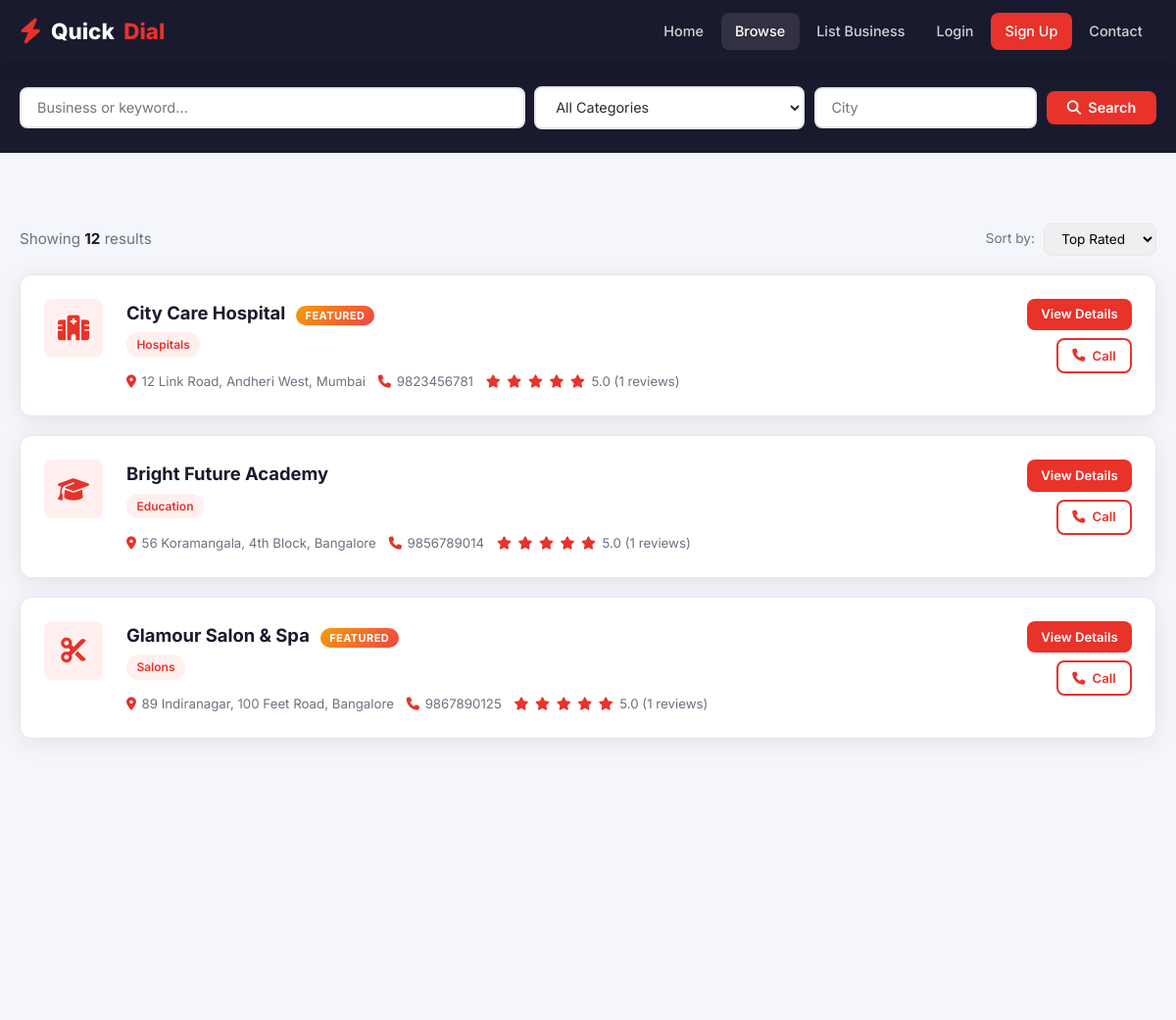
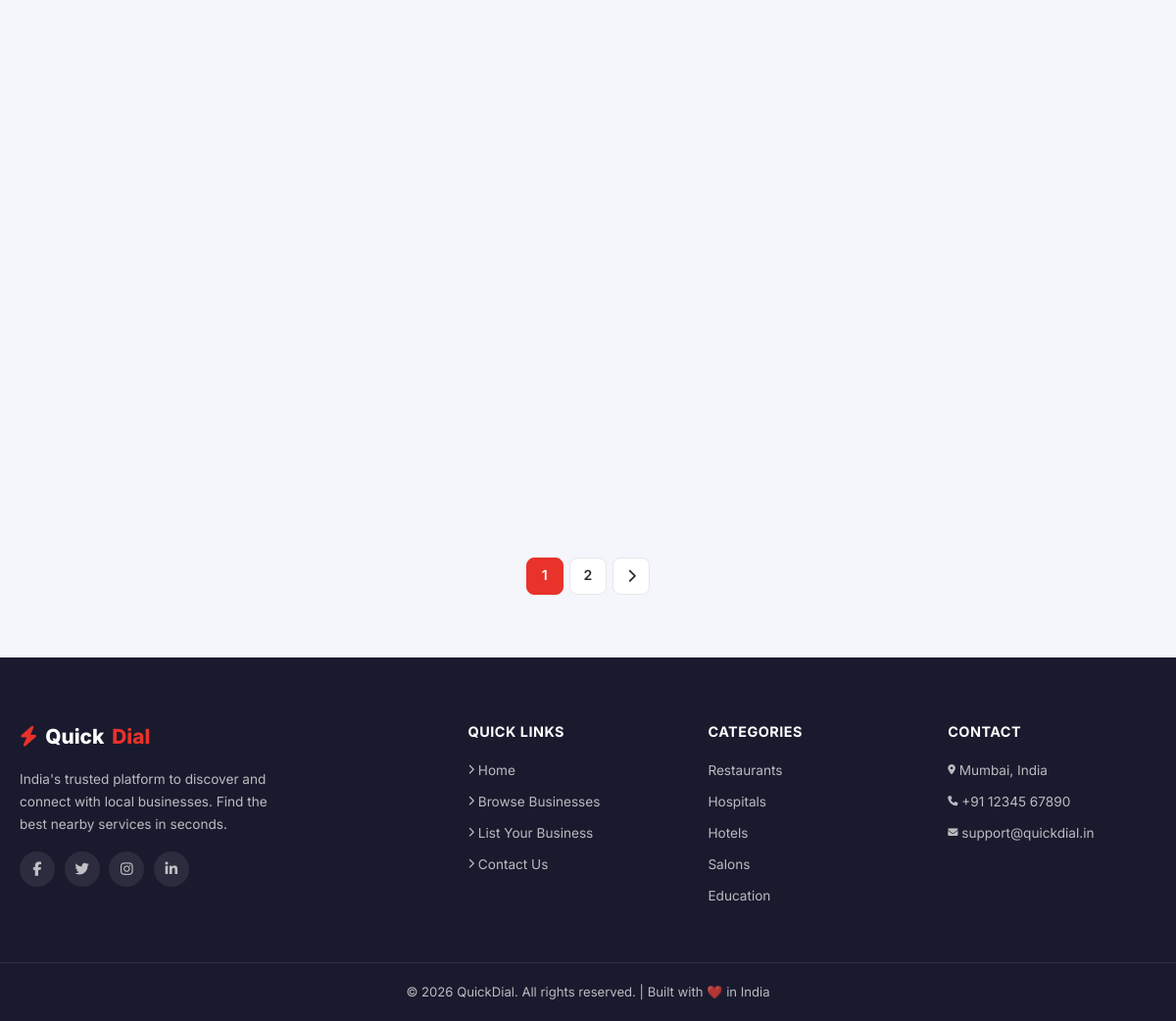
Screenshot of /search.php with the database file from the repository (2 pictures, top to bottom).
### tables this page shows
CREATE TABLE IF NOT EXISTS businesses (
    id INT AUTO_INCREMENT PRIMARY KEY,
    user_id INT DEFAULT NULL,
    category_id INT NOT NULL,
    name VARCHAR(200) NOT NULL,
    description TEXT,
    address TEXT NOT NULL,
    city VARCHAR(100) NOT NULL,
    state VARCHAR(100),
    pincode VARCHAR(10),
    phone VARCHAR(15) NOT NULL,
    email VARCHAR(150),
    website VARCHAR(200),
    opening_time TIME,
    closing_time TIME,
    status ENUM('pending','approved','rejected') DEFAULT 'pending',
    featured TINYINT(1) DEFAULT 0,
    created_at TIMESTAMP DEFAULT CURRENT_TIMESTAMP,
    FOREIGN KEY (user_id) REFERENCES users(id) ON DELETE SET NULL,
    FOREIGN KEY (category_id) REFERENCES categories(id) ON DELETE CASCADE
);

CREATE TABLE IF NOT EXISTS categories (
    id INT AUTO_INCREMENT PRIMARY KEY,
    name VARCHAR(100) NOT NULL UNIQUE,
    icon VARCHAR(50) DEFAULT 'fa-store',
    created_at TIMESTAMP DEFAULT CURRENT_TIMESTAMP
);

### search.php (the view, shortened to what this page needs)
<?php
require_once 'config/db_connect.php';
$q        = trim($_GET['q']        ?? '');
$category = trim($_GET['category'] ?? '');
$city     = trim($_GET['city']     ?? '');
$sort     = $_GET['sort'] ?? 'rating';
$page     = max(1, (int)($_GET['page'] ?? 1));
$perPage  = 8;
$offset   = ($page - 1) * $perPage;
$where  = ["b.status = 'approved'"];
$params = [];
$whereSQL = 'WHERE ' . implode(' AND ', $where);
$countStmt = $pdo->prepare("
    SELECT COUNT(*) FROM businesses b
    LEFT JOIN categories c ON b.category_id = c.id
    $whereSQL
");
$countStmt->execute($params);
$total = (int)$countStmt->fetchColumn();
$totalPages = max(1, ceil($total / $perPage));
$orderSQL = match($sort) {
    'name'   => 'b.name ASC',
    'newest' => 'b.created_at DESC',
    default  => 'avg_rating DESC',
};
$sql = "
    SELECT b.id, b.name, b.phone, b.address, b.city, b.featured,
           c.name AS category_name, c.icon AS category_icon,
           COALESCE(ROUND(AVG(r.rating),1), 0) AS avg_rating,
           COUNT(r.id) AS review_count
    FROM businesses b
    LEFT JOIN categories c ON b.category_id = c.id
    LEFT JOIN reviews r ON b.id = r.business_id
    $whereSQL
    GROUP BY b.id, b.name, b.phone, b.address, b.city, b.featured, c.name, c.icon
    ORDER BY $orderSQL
    LIMIT $perPage OFFSET $offset
";
$stmt = $pdo->prepare($sql);
$stmt->execute($params);
$results = $stmt->fetchAll();
function starHtml(float $r): string {
    $h = '';
    for ($i=1;$i<=5;$i++) $h .= $i<=$r ? '<i class="fa-solid fa-star"></i>' : '<i class="fa-regular fa-star star-empty"></i>';
    return $h;
}
require_once 'includes/header.php';
?>
<div class="search-bar-inline">
  <div class="container">
    <form method="GET" action="search.php" style="display:flex;gap:.6rem;flex-wrap:wrap;align-items:center">
      <input type="text" name="q" class="form-control" placeholder="Business or keyword…"
             value="<?= htmlspecialchars($q) ?>" style="flex:2;min-width:160px">
      <select name="category" class="form-control" style="flex:1;min-width:150px">
        <option value="">All Categories</option>
      </select>
      <input type="text" name="city" class="form-control" placeholder="City"
             value="<?= htmlspecialchars($city) ?>" style="flex:.8;min-width:110px">
      <button type="submit" class="btn btn-primary"><i class="fa-solid fa-magnifying-glass"></i> Search</button>
    </form>
  </div>
</div>
<section class="search-results-page">
  <div class="container">
    <div class="results-header">
      <p class="results-count">
        Showing <strong><?= $total ?></strong> result<?= $total!==1?'s':'' ?>
      </p>
      <div style="display:flex;gap:.6rem;align-items:center">
        <label for="sortSelect" style="font-size:.85rem;color:var(--text-muted)">Sort by:</label>
        <select id="sortSelect" class="sort-select">
          <option value="rating"  <?= $sort==='rating'?'selected':'' ?>>Top Rated</option>
        </select>
      </div>
    </div>
    <?php if (empty($results)): ?>
      <div class="no-results">
        <i class="fa-solid fa-store-slash"></i>
        <h3>No businesses found</h3>
        <p style="color:var(--text-muted);margin:.5rem 0 1.5rem">Try a different keyword, category, or city.</p>
        <a href="search.php" class="btn btn-outline">Browse All</a>
      </div>
    <?php else: ?>
      <div class="business-list">
        <?php foreach ($results as $b): ?>
          <div class="biz-list-card">
            <div class="biz-icon">
              <i class="fa-solid <?= htmlspecialchars($b['category_icon']) ?>"></i>
            </div>
            <div class="biz-info">
              <div class="biz-name">
                <a href="business_details.php?id=<?= $b['id'] ?>"><?= htmlspecialchars($b['name']) ?></a>
                <?php if ($b['featured']): ?>
                  <span class="featured-badge" style="font-size:.68rem;margin-left:.4rem">Featured</span>
                <?php endif; ?>
              </div>
              <span class="badge badge-primary" style="margin-bottom:.4rem"><?= htmlspecialchars($b['category_name']) ?></span>
              <div class="biz-meta">
                <span><i class="fa-solid fa-location-dot"></i> <?= htmlspecialchars($b['address']) ?>, <?= htmlspecialchars($b['city']) ?></span>
                <span><i class="fa-solid fa-phone"></i> <?= htmlspecialchars($b['phone']) ?></span>
                <span>
                  <span class="stars"><?= starHtml((float)$b['avg_rating']) ?></span>
                  <?= $b['avg_rating'] ?> (<?= $b['review_count'] ?> reviews)
                </span>
              </div>
            </div>
            <div class="biz-actions">
              <a href="business_details.php?id=<?= $b['id'] ?>" class="btn btn-primary btn-sm">View Details</a>
              <a href="tel:<?= htmlspecialchars($b['phone']) ?>" class="btn btn-outline btn-sm">
                <i class="fa-solid fa-phone"></i> Call
              </a>
            </div>
          </div>
        <?php endforeach; ?>
      </div>
      <?php if ($totalPages > 1): ?>
        <?php
        $baseUrl = 'search.php?' . http_build_query(['q'=>$q,'category'=>$category,'city'=>$city,'sort'=>$sort]);
        ?>
        <div class="pagination">
          <?php for ($i = max(1,$page-2); $i <= min($totalPages,$page+2); $i++): ?>
            <a href="<?= $baseUrl ?>&page=<?= $i ?>" class="page-btn <?= $i===$page?'active':'' ?>"><?= $i ?></a>
          <?php endfor; ?>
          <?php if ($page < $totalPages): ?>
            <a href="<?= $baseUrl ?>&page=<?= $page+1 ?>" class="page-btn"><i class="fa-solid fa-chevron-right"></i></a>
          <?php endif; ?>
        </div>
      <?php endif; ?>
    <?php endif; ?>
  </div>
</section>
<?php require_once 'includes/footer.php'; ?>

### includes/header.php (shortened to what this page needs)
<?php
$currentPage = basename($_SERVER['PHP_SELF']);
$isUser  = isset($_SESSION['user_id']);
$prefix = (strpos($_SERVER['PHP_SELF'], '/admin/') !== false) ? '../' : '';
?>
<!DOCTYPE html>
<html lang="en">
<head>
  <link rel="stylesheet" href="<?= $prefix ?>css/style.css">
  <link rel="stylesheet" href="https://cdnjs.cloudflare.com/ajax/libs/font-awesome/6.5.0/css/all.min.css">
</head>
<body>
<nav class="navbar">
  <div class="container">
    <a href="<?= $prefix ?>index.php" class="navbar-brand">
      <i class="fa-solid fa-bolt"></i>
      Quick<span>Dial</span>
    </a>
    <div class="nav-links" id="navLinks">
      <a href="<?= $prefix ?>index.php" class="<?= $currentPage==='index.php'?'active':'' ?>">Home</a>
      <a href="<?= $prefix ?>search.php" class="<?= $currentPage==='search.php'?'active':'' ?>">Browse</a>
      <?php if ($isUser): ?>
        <a href="<?= $prefix ?>add_business.php" class="<?= $currentPage==='add_business.php'?'active':'' ?>">List Business</a>
        <a href="<?= $prefix ?>logout.php">Logout (<?= htmlspecialchars($_SESSION['user_name']) ?>)</a>
      <?php else: ?>
        <a href="<?= $prefix ?>add_business.php">List Business</a>
        <a href="<?= $prefix ?>login.php" class="<?= $currentPage==='login.php'?'active':'' ?>">Login</a>
        <a href="<?= $prefix ?>register.php" class="btn-primary">Sign Up</a>
      <?php endif; ?>
      <a href="<?= $prefix ?>contact.php" class="<?= $currentPage==='contact.php'?'active':'' ?>">Contact</a>
    </div>
  </div>
</nav>

### includes/footer.php (shortened to what this page needs)
<?php
$prefix = (strpos($_SERVER['PHP_SELF'], '/admin/') !== false) ? '../' : '';
?>
<footer class="footer">
  <div class="container">
    <div class="footer-grid">
      <div class="footer-brand">
        <div class="brand-logo">
          <i class="fa-solid fa-bolt" style="color:var(--primary)"></i>
          Quick<span>Dial</span>
        </div>
        <p>India's trusted platform to discover and connect with local businesses. Find the best nearby services in seconds.</p>
        <div class="social-links">
          <a href="#" aria-label="Facebook"><i class="fab fa-facebook-f"></i></a>
          <a href="#" aria-label="Twitter"><i class="fab fa-twitter"></i></a>
          <a href="#" aria-label="Instagram"><i class="fab fa-instagram"></i></a>
          <a href="#" aria-label="LinkedIn"><i class="fab fa-linkedin-in"></i></a>
        </div>
      </div>
      <div>
        <h4>Quick Links</h4>
        <ul>
          <li><a href="<?= $prefix ?>index.php"><i class="fa-solid fa-chevron-right fa-xs"></i> Home</a></li>
          <li><a href="<?= $prefix ?>search.php"><i class="fa-solid fa-chevron-right fa-xs"></i> Browse Businesses</a></li>
          <li><a href="<?= $prefix ?>add_business.php"><i class="fa-solid fa-chevron-right fa-xs"></i> List Your Business</a></li>
          <li><a href="<?= $prefix ?>contact.php"><i class="fa-solid fa-chevron-right fa-xs"></i> Contact Us</a></li>
        </ul>
      </div>
      <div>
        <h4>Categories</h4>
        <ul>
          <li><a href="<?= $prefix ?>search.php?category=Restaurants">Restaurants</a></li>
          <li><a href="<?= $prefix ?>search.php?category=Hospitals">Hospitals</a></li>
          <li><a href="<?= $prefix ?>search.php?category=Hotels">Hotels</a></li>
          <li><a href="<?= $prefix ?>search.php?category=Salons">Salons</a></li>
          <li><a href="<?= $prefix ?>search.php?category=Education">Education</a></li>
        </ul>
      </div>
      <div>
        <h4>Contact</h4>
        <ul>
          <li><a href="#"><i class="fa-solid fa-location-dot fa-xs"></i> Mumbai, India</a></li>
          <li><a href="tel:+911234567890"><i class="fa-solid fa-phone fa-xs"></i> +91 12345 67890</a></li>
          <li><a href="mailto:support@quickdial.in"><i class="fa-solid fa-envelope fa-xs"></i> support@quickdial.in</a></li>
        </ul>
      </div>
    </div>
  </div>
  <div class="footer-bottom">
    <p>&copy; <?= date('Y') ?> QuickDial. All rights reserved. | Built with ❤️ in India</p>
  </div>
</footer>
</body>
</html>

### rows the page displays
businesses: name "City Care Hospital", featured "FEATURED", category.name "Hospitals", address "12 Link Road, Andheri West", city "Mumbai", phone "9823456781", avg_rating "5.0", review_count "1"
businesses: name "Bright Future Academy", category.name "Education", address "56 Koramangala, 4th Block", city "Bangalore", phone "9856789014", avg_rating "5.0", review_count "1"
businesses: name "Glamour Salon & Spa", featured "FEATURED", category.name "Salons", address "89 Indiranagar, 100 Feet Road", city "Bangalore", phone "9867890125", avg_rating "5.0", review_count "1"

### other values shown
$total "12"
